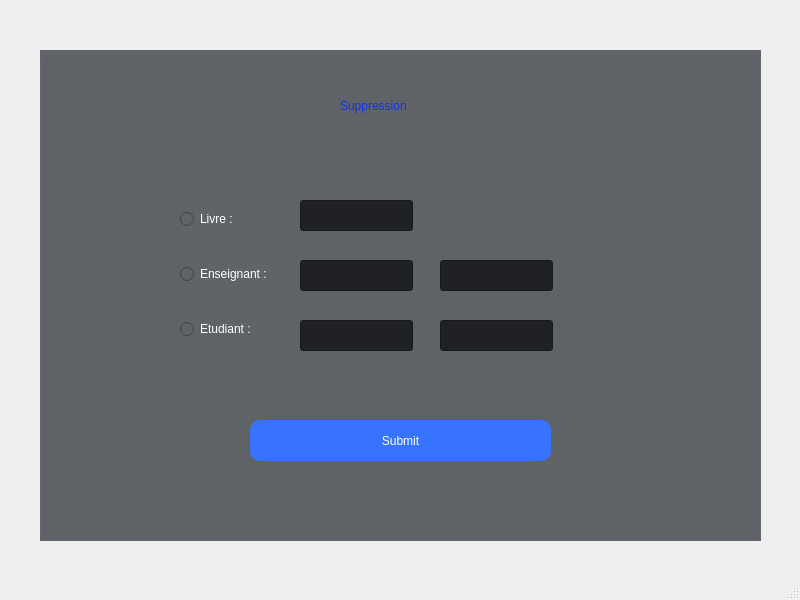
<?xml version="1.0" encoding="UTF-8"?>
<ui version="4.0">
 <class>Suppression</class>
 <widget class="QMainWindow" name="Suppression">
  <property name="geometry">
   <rect>
    <x>0</x>
    <y>0</y>
    <width>800</width>
    <height>600</height>
   </rect>
  </property>
  <property name="windowTitle">
   <string>MainWindow</string>
  </property>
  <widget class="QWidget" name="centralwidget">
   <widget class="QGroupBox" name="groupBox">
    <property name="geometry">
     <rect>
      <x>40</x>
      <y>50</y>
      <width>721</width>
      <height>491</height>
     </rect>
    </property>
    <property name="layoutDirection">
     <enum>Qt::LeftToRight</enum>
    </property>
    <property name="styleSheet">
     <string notr="true">background-color:#606368;

</string>
    </property>
    <property name="title">
     <string/>
    </property>
    <widget class="QPushButton" name="pushButton">
     <property name="geometry">
      <rect>
       <x>210</x>
       <y>370</y>
       <width>301</width>
       <height>41</height>
      </rect>
     </property>
     <property name="styleSheet">
      <string notr="true">QPushButton{
background-color:#3773FE;
color:white;
font: 75 12pt &quot;Arial&quot;;
border-radius:10px;
}

QPushButton:hover:!pressed
{
  border: 1px solid black;
}</string>
     </property>
     <property name="text">
      <string>Submit</string>
     </property>
    </widget>
    <widget class="QLabel" name="label">
     <property name="geometry">
      <rect>
       <x>300</x>
       <y>40</y>
       <width>121</width>
       <height>31</height>
      </rect>
     </property>
     <property name="layoutDirection">
      <enum>Qt::LeftToRight</enum>
     </property>
     <property name="styleSheet">
      <string notr="true">color:#0C34F0;
font: 75 16pt bold &quot;Arial Nova&quot;;</string>
     </property>
     <property name="text">
      <string>Suppression</string>
     </property>
    </widget>
    <widget class="QWidget" name="layoutWidget">
     <property name="geometry">
      <rect>
       <x>140</x>
       <y>130</y>
       <width>117</width>
       <height>191</height>
      </rect>
     </property>
     <layout class="QVBoxLayout" name="verticalLayout">
      <item>
       <widget class="QRadioButton" name="radioButton1">
        <property name="styleSheet">
         <string notr="true">color: rgb(255, 255, 255);
font: 75 12pt &quot;Arial&quot;;
</string>
        </property>
        <property name="text">
         <string>Livre : </string>
        </property>
       </widget>
      </item>
      <item>
       <widget class="QRadioButton" name="radioButton2">
        <property name="styleSheet">
         <string notr="true">color: rgb(255, 255, 255);
font: 75 12pt &quot;Arial&quot;;
</string>
        </property>
        <property name="text">
         <string>Enseignant : </string>
        </property>
       </widget>
      </item>
      <item>
       <widget class="QRadioButton" name="radioButton3">
        <property name="styleSheet">
         <string notr="true">color: rgb(255, 255, 255);
font: 75 12pt &quot;Arial&quot;;
</string>
        </property>
        <property name="text">
         <string>Etudiant : </string>
        </property>
       </widget>
      </item>
     </layout>
    </widget>
    <widget class="QLineEdit" name="lineEdit1">
     <property name="geometry">
      <rect>
       <x>260</x>
       <y>150</y>
       <width>113</width>
       <height>31</height>
      </rect>
     </property>
     <property name="styleSheet">
      <string notr="true">background-color:#202124;
color: rgb(255, 255, 255);
font: 75 12pt &quot;Arial&quot;;</string>
     </property>
     <property name="clearButtonEnabled">
      <bool>true</bool>
     </property>
    </widget>
    <widget class="QLineEdit" name="lineEdit2">
     <property name="geometry">
      <rect>
       <x>260</x>
       <y>210</y>
       <width>113</width>
       <height>31</height>
      </rect>
     </property>
     <property name="styleSheet">
      <string notr="true">background-color:#202124;
color: rgb(255, 255, 255);
font: 75 12pt &quot;Arial&quot;;</string>
     </property>
     <property name="clearButtonEnabled">
      <bool>true</bool>
     </property>
    </widget>
    <widget class="QLineEdit" name="lineEdit3">
     <property name="geometry">
      <rect>
       <x>400</x>
       <y>210</y>
       <width>113</width>
       <height>31</height>
      </rect>
     </property>
     <property name="styleSheet">
      <string notr="true">background-color:#202124;
color: rgb(255, 255, 255);
font: 75 12pt &quot;Arial&quot;;</string>
     </property>
     <property name="clearButtonEnabled">
      <bool>true</bool>
     </property>
    </widget>
    <widget class="QLineEdit" name="lineEdit4">
     <property name="geometry">
      <rect>
       <x>260</x>
       <y>270</y>
       <width>113</width>
       <height>31</height>
      </rect>
     </property>
     <property name="styleSheet">
      <string notr="true">background-color:#202124;
color: rgb(255, 255, 255);
font: 75 12pt &quot;Arial&quot;;</string>
     </property>
     <property name="clearButtonEnabled">
      <bool>true</bool>
     </property>
    </widget>
    <widget class="QLineEdit" name="lineEdit5">
     <property name="geometry">
      <rect>
       <x>400</x>
       <y>270</y>
       <width>113</width>
       <height>31</height>
      </rect>
     </property>
     <property name="styleSheet">
      <string notr="true">background-color:#202124;
color: rgb(255, 255, 255);
font: 75 12pt &quot;Arial&quot;;</string>
     </property>
     <property name="clearButtonEnabled">
      <bool>true</bool>
     </property>
    </widget>
   </widget>
  </widget>
  <widget class="QMenuBar" name="menubar">
   <property name="geometry">
    <rect>
     <x>0</x>
     <y>0</y>
     <width>800</width>
     <height>20</height>
    </rect>
   </property>
  </widget>
  <widget class="QStatusBar" name="statusbar"/>
 </widget>
 <resources/>
 <connections/>
</ui>
